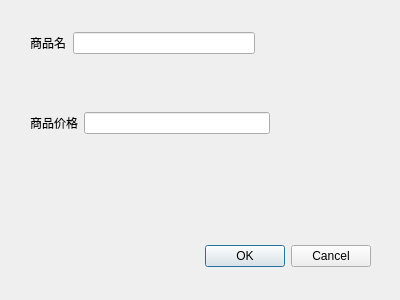
<?xml version="1.0" encoding="UTF-8"?>
<ui version="4.0">
 <class>Dialog</class>
 <widget class="QDialog" name="Dialog">
  <property name="geometry">
   <rect>
    <x>0</x>
    <y>0</y>
    <width>400</width>
    <height>300</height>
   </rect>
  </property>
  <property name="windowTitle">
   <string>Dialog</string>
  </property>
  <widget class="QDialogButtonBox" name="buttonBox">
   <property name="geometry">
    <rect>
     <x>30</x>
     <y>240</y>
     <width>341</width>
     <height>32</height>
    </rect>
   </property>
   <property name="orientation">
    <enum>Qt::Horizontal</enum>
   </property>
   <property name="standardButtons">
    <set>QDialogButtonBox::Cancel|QDialogButtonBox::Ok</set>
   </property>
  </widget>
  <widget class="QWidget" name="">
   <property name="geometry">
    <rect>
     <x>30</x>
     <y>30</y>
     <width>225</width>
     <height>26</height>
    </rect>
   </property>
   <layout class="QHBoxLayout" name="horizontalLayout_2">
    <property name="spacing">
     <number>7</number>
    </property>
    <item>
     <widget class="QLabel" name="label">
      <property name="text">
       <string>商品名</string>
      </property>
     </widget>
    </item>
    <item>
     <widget class="QLineEdit" name="lineEdit">
      <property name="enabled">
       <bool>true</bool>
      </property>
     </widget>
    </item>
   </layout>
  </widget>
  <widget class="QWidget" name="">
   <property name="geometry">
    <rect>
     <x>30</x>
     <y>110</y>
     <width>240</width>
     <height>26</height>
    </rect>
   </property>
   <layout class="QHBoxLayout" name="horizontalLayout">
    <item>
     <widget class="QLabel" name="label_2">
      <property name="text">
       <string>商品价格</string>
      </property>
     </widget>
    </item>
    <item>
     <widget class="QLineEdit" name="lineEdit_2"/>
    </item>
   </layout>
  </widget>
 </widget>
 <resources/>
 <connections>
  <connection>
   <sender>buttonBox</sender>
   <signal>accepted()</signal>
   <receiver>Dialog</receiver>
   <slot>accept()</slot>
   <hints>
    <hint type="sourcelabel">
     <x>248</x>
     <y>254</y>
    </hint>
    <hint type="destinationlabel">
     <x>157</x>
     <y>274</y>
    </hint>
   </hints>
  </connection>
  <connection>
   <sender>buttonBox</sender>
   <signal>rejected()</signal>
   <receiver>Dialog</receiver>
   <slot>reject()</slot>
   <hints>
    <hint type="sourcelabel">
     <x>316</x>
     <y>260</y>
    </hint>
    <hint type="destinationlabel">
     <x>286</x>
     <y>274</y>
    </hint>
   </hints>
  </connection>
 </connections>
</ui>
